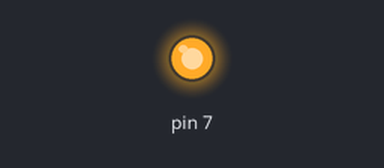
This sketch was run on a simulated Arduino Uno, built with avr-gcc and run on an emulated ATmega328P. Parts: output pins drawn as LEDs (lit = HIGH).

Above: at 0.15 s.
At 2.79 s:
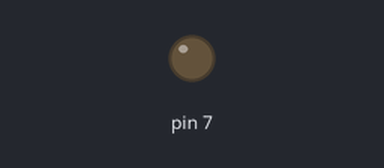
Timing chart, 0 to 3.1 s (numbered marks = the images above):
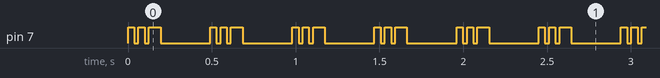

The sketch:

r65-tri.ino
```cpp
void setup() {
  pinMode(7, OUTPUT);
}

// the loop function runs over and over again forever
void loop() {
  digitalWrite(7, HIGH);
  delay(37);
  digitalWrite(7, LOW);
  delay(25);
  digitalWrite(7, HIGH);
  delay(37);
  digitalWrite(7, LOW);
  delay(25);
  digitalWrite(7, HIGH);
  delay(70);
  digitalWrite(7, LOW);
  delay(296);
}
```

Measured:
- by itself, pin 7: repeats every 0.49 s: LOW 0.03 s, HIGH 0.04 s, LOW 0.03 s, HIGH 0.07 s, LOW 0.30 s, HIGH 0.04 s
